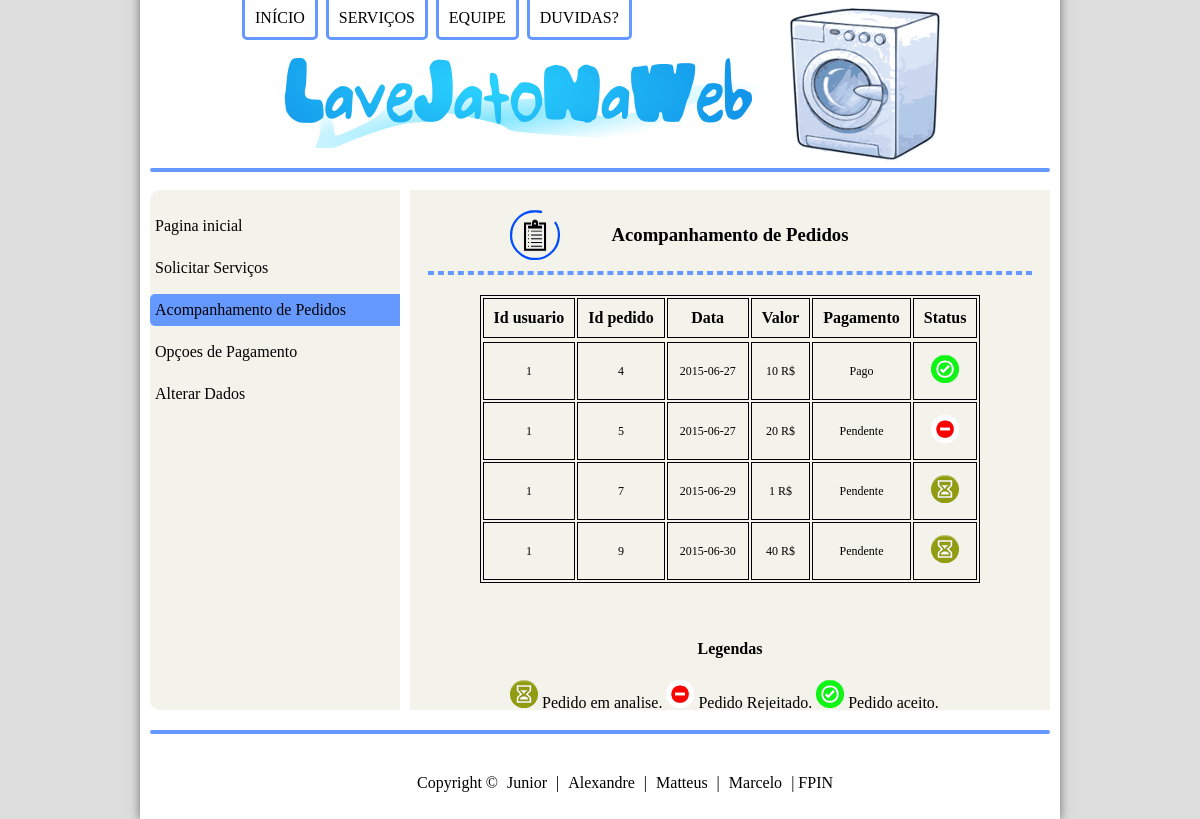
/pagina_usuario/acomp_pedidos.php (signed in), run on the app's committed database.
### tables this page shows
CREATE TABLE IF NOT EXISTS `t_servico` (
  `id_usuario` int(11) NOT NULL,
`id_pedido` int(11) NOT NULL,
  `data` date NOT NULL,
  `valor` int(11) NOT NULL,
  `status_pagamento` varchar(30) NOT NULL DEFAULT 'Pendente',
  `status_pedido` varchar(20) NOT NULL DEFAULT 'Em analise'
);

### pagina_usuario/funcoes_usuario.php (the view, shortened to what this page needs)
<?php
function mostrarPedidoUsuario($id){
    $resultado = mysql_query("SELECT * FROM t_servico WHERE id_usuario = '$id'");
                                $linhas = mysql_num_rows($resultado);
                                echo "<table style='Border: 1px solid;'>";
                                echo "<tr><th>Id usuario</th><th>Id pedido</th><th>Data</th><th>Valor</th><th>Pagamento</th><th>Status</th><tr>";
                    for($i = 0 ; $i < $linhas ; $i++)
	                       {
                                $registro = mysql_fetch_row($resultado);
                                echo "<tr><td>$registro[0]</td>";
                                echo "<td> $registro[1] </td>";
                                echo "<td> $registro[2]</td>";
                                echo "<td> $registro[3] R$</td>";
                                echo "<td id='situacao'> $registro[4]</td>";
                        if($registro[5]=="Em analise"){
                                echo "<td id='cor'><img id='$i' src='js\\analise.png'></td>";
                        }else if($registro[5]=='Rejeitado'){
                            echo "<td id='cor'><img id='$i' src='js\\fail.png'></td>";
                        }else{
                            echo "<td id='cor'><img id='$i' src='js\\ok.png'></td>";
                        }
                           }
                                echo "</table>";
}
?>

### _css/login_usuario.css (style rules this page uses)
body { background-color: #dddddd; color: rgba(0,0,0,1); }
div#info_usuario table { border: 1px solid; margin: auto; margin-top: 20px; }
div#info_usuario td { border: 1px solid; padding: 12px; font-family: verdana; font-size: 12px; text-align: center; margin-top: 10px; }
div#info_usuario th { border: 1px solid; padding: 10px; font-family: verdana; }

### data on the page
t_servico: id_usuario "1", id_pedido "4", data "2015-06-27", valor "10", status_pagamento "Pago"
t_servico: id_usuario "1", id_pedido "5", data "2015-06-27", valor "20", status_pagamento "Pendente"
t_servico: id_usuario "1", id_pedido "7", data "2015-06-29", valor "1", status_pagamento "Pendente"
t_servico: id_usuario "1", id_pedido "9", data "2015-06-30", valor "40", status_pagamento "Pendente"
